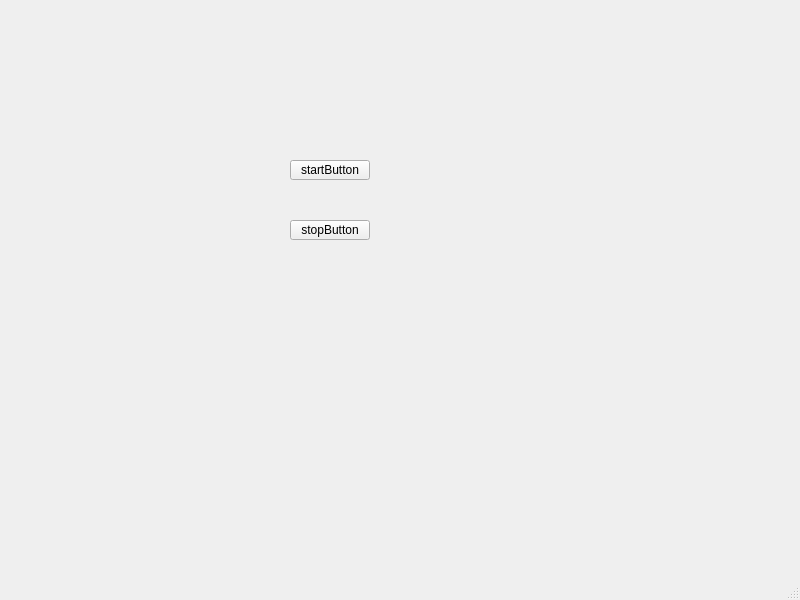
<?xml version="1.0" encoding="UTF-8"?>
<ui version="4.0">
 <class>MainWindow</class>
 <widget class="QMainWindow" name="MainWindow">
  <property name="geometry">
   <rect>
    <x>0</x>
    <y>0</y>
    <width>800</width>
    <height>600</height>
   </rect>
  </property>
  <property name="windowTitle">
   <string>MainWindow</string>
  </property>
  <widget class="QWidget" name="centralwidget">
   <widget class="QPushButton" name="pushButton">
    <property name="geometry">
     <rect>
      <x>290</x>
      <y>160</y>
      <width>80</width>
      <height>20</height>
     </rect>
    </property>
    <property name="text">
     <string>startButton</string>
    </property>
   </widget>
   <widget class="QPushButton" name="pushButton_2">
    <property name="geometry">
     <rect>
      <x>290</x>
      <y>220</y>
      <width>80</width>
      <height>20</height>
     </rect>
    </property>
    <property name="text">
     <string>stopButton</string>
    </property>
   </widget>
  </widget>
  <widget class="QMenuBar" name="menubar">
   <property name="geometry">
    <rect>
     <x>0</x>
     <y>0</y>
     <width>800</width>
     <height>21</height>
    </rect>
   </property>
  </widget>
  <widget class="QStatusBar" name="statusbar"/>
 </widget>
 <resources/>
 <connections/>
</ui>
